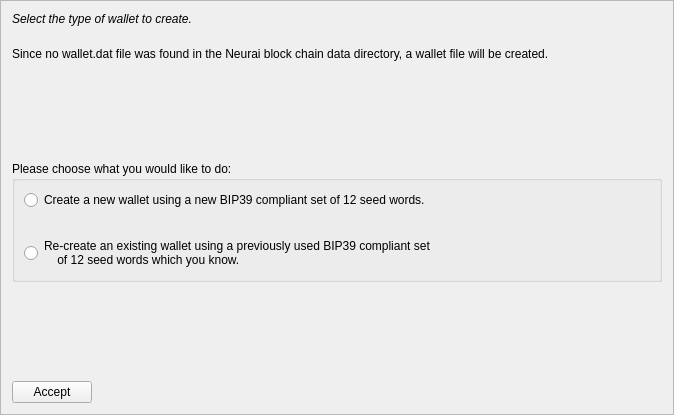
<?xml version="1.0" encoding="UTF-8"?>
<ui version="4.0">
 <class>MnemonicDialog1</class>
 <widget class="QFrame" name="MnemonicDialog1">
  <property name="geometry">
   <rect>
    <x>0</x>
    <y>0</y>
    <width>674</width>
    <height>415</height>
   </rect>
  </property>
  <property name="windowTitle">
   <string>HD Wallet Setup</string>
  </property>
  <property name="frameShape">
   <enum>QFrame::StyledPanel</enum>
  </property>
  <property name="frameShadow">
   <enum>QFrame::Raised</enum>
  </property>
  <layout class="QVBoxLayout" name="verticalLayout">
   <item>
    <widget class="QLabel" name="walletLabel">
     <property name="styleSheet">
      <string notr="true">QLabel { font-style:italic; }</string>
     </property>
     <property name="text">
      <string>Select the type of wallet to create.</string>
     </property>
     <property name="wordWrap">
      <bool>true</bool>
     </property>
    </widget>
   </item>
   <item>
    <spacer name="verticalSpacer_4">
     <property name="orientation">
      <enum>Qt::Vertical</enum>
     </property>
     <property name="sizeType">
      <enum>QSizePolicy::Minimum</enum>
     </property>
     <property name="sizeHint" stdset="0">
      <size>
       <width>20</width>
       <height>15</height>
      </size>
     </property>
    </spacer>
   </item>
   <item>
    <widget class="QLabel" name="wallettypeLabel">
     <property name="text">
      <string>Since no wallet.dat file was found in the Neurai block chain data directory, a wallet file will be created.</string>
     </property>
     <property name="wordWrap">
      <bool>true</bool>
     </property>
    </widget>
   </item>
   <item>
    <spacer name="verticalSpacer">
     <property name="orientation">
      <enum>Qt::Vertical</enum>
     </property>
     <property name="sizeHint" stdset="0">
      <size>
       <width>20</width>
       <height>40</height>
      </size>
     </property>
    </spacer>
   </item>
   <item>
    <widget class="QGroupBox" name="groupBox">
     <property name="title">
      <string>Please choose what you would like to do:</string>
     </property>
     <layout class="QVBoxLayout" name="verticalLayout_2">
      <item>
       <widget class="QRadioButton" name="walletNewRadio">
        <property name="text">
         <string>Create a new wallet using a new BIP39 compliant set of 12 seed words.</string>
        </property>
       </widget>
      </item>
      <item>
       <spacer name="verticalSpacer_3">
        <property name="orientation">
         <enum>Qt::Vertical</enum>
        </property>
        <property name="sizeHint" stdset="0">
         <size>
          <width>20</width>
          <height>20</height>
         </size>
        </property>
       </spacer>
      </item>
      <item>
       <widget class="QRadioButton" name="walletOldRadio">
        <property name="text">
         <string>Re-create an existing wallet using a previously used BIP39 compliant set 
    of 12 seed words which you know.</string>
        </property>
       </widget>
      </item>
     </layout>
    </widget>
   </item>
   <item>
    <spacer name="verticalSpacer_2">
     <property name="orientation">
      <enum>Qt::Vertical</enum>
     </property>
     <property name="sizeHint" stdset="0">
      <size>
       <width>20</width>
       <height>40</height>
      </size>
     </property>
    </spacer>
   </item>
   <item>
    <layout class="QHBoxLayout" name="horizontalLayout">
     <item>
      <widget class="QPushButton" name="acceptButton">
       <property name="text">
        <string>Accept</string>
       </property>
       <property name="autoDefault">
        <bool>false</bool>
       </property>
      </widget>
     </item>
     <item>
      <spacer name="horizontalSpacer">
       <property name="orientation">
        <enum>Qt::Horizontal</enum>
       </property>
       <property name="sizeHint" stdset="0">
        <size>
         <width>40</width>
         <height>20</height>
        </size>
       </property>
      </spacer>
     </item>
    </layout>
   </item>
  </layout>
 </widget>
 <resources/>
 <connections/>
</ui>
